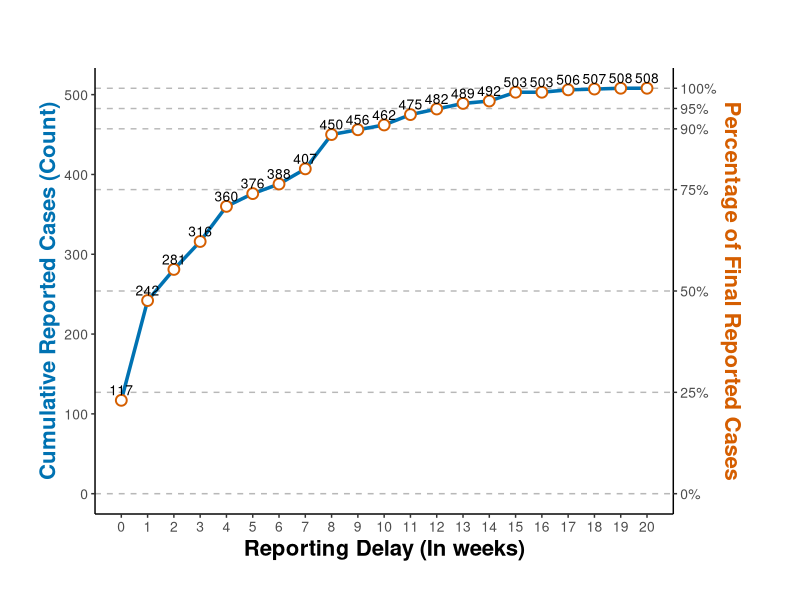

Reproduce this figure in R.
library(ggplot2)
library(dplyr)
library(scales) 

# --- Data Preparation ---
# Assuming matrix_cases is correctly loaded and the first row is:
#matrix_cases_row1 <- c(22603, 73716, 104034, 118006, 127744, 134735, 139322, 142852, 144742, 146727, 148479)
data_raw <- c(117, 125, 39, 35, 44, 16, 12, 19, 43, 6, 6, 13, 7, 7, 3, 11, 0, 3, 1, 1, 0)
matrix_cases_row1 <- cumsum(data_raw)
final_reported_cases <- tail(matrix_cases_row1, 1) # 148479

plot_data <- data.frame(
  Delay_Days = 0:20,
  Cumulative_Cases = matrix_cases_row1
)

percentage_milestones <- c(0,0.25, 0.50, 0.75, 0.90, 0.95,1.00)

# Define the scaling factor for the secondary axis
# The formula is: Secondary_Value = (Primary_Value / Final_Value) * 100
# Since the scale is 0 to 148479 on the left, and 0 to 1 on the right (for percentage as ratio)
# The ratio needed is Final_Value (148479)
ratio <- final_reported_cases / 1 # 1 is the max percentage (100%)

# --- ggplot Visualization ---
p1 <- ggplot(plot_data, aes(x = Delay_Days, y = Cumulative_Cases)) +
  
  geom_hline(yintercept = percentage_milestones * final_reported_cases, 
             linetype = "dashed", # Use dashed line
             color = "grey60", 
             linewidth = 0.5,
             alpha = 0.7) +
  
  # 2. Lines for trends
  geom_line(color = "#0072B2", linewidth = 1.2) +
  
  # 3. Points for actual data (keep the points for clarity)
  geom_point(color = "#D55E00", size = 3, shape = 21, fill = "white", stroke = 1) +
  
  # 4. Data labels for cases (removed percentage to reduce clutter)
  geom_text(aes(label = formatC(Cumulative_Cases, format = "d", big.mark = ",")),
            vjust = -0.5, # Move text slightly above the point
            size = 3.5,
            color = "#000000") + 
  
  # Set titles and axis labels
  labs(
    title = "", 
    x = "Reporting Delay (In weeks)",
    y = "Cumulative Reported Cases (Count)" # Clarify left axis
  ) +
  
  # 5. Customize Axes
  scale_x_continuous(breaks = seq(min(plot_data$Delay_Days), max(plot_data$Delay_Days), by = 1)) +
  
  # Primary Y-axis (Cases)
  scale_y_continuous(
    labels = scales::comma,
    
    # Secondary Y-axis (Percentage)
    sec.axis = sec_axis(
      trans = ~ . / ratio, # Transformation: Cases / Final_Cases
      name = "Percentage of Final Reported Cases",
      labels = scales::percent, # Format labels as percentage
      breaks = percentage_milestones # *** Use the new percentage values as breaks ***
    )
  ) +
  
  # Use classic theme
  theme_classic() +
  
  # Fine-tune theme elements
  theme(
    plot.title = element_text(hjust = 0.5, face = "bold", size = 16),
    plot.subtitle = element_text(hjust = 0.5, size = 12),
    axis.title.x = element_text(size = 16, face = "bold"),
    axis.title.y = element_text(size = 16, face = "bold", color = "#0072B2"), # Left axis color
    axis.title.y.right = element_text(size = 16, face = "bold", color = "#D55E00"), # Right axis color
    axis.text = element_text(size = 10),
    legend.position = "none",
    plot.margin = unit(c(1, 1.5, 1, 1), "cm") # Increased right margin for secondary axis title
  )

print(p1)


#get_date(week=36,year=2009)
